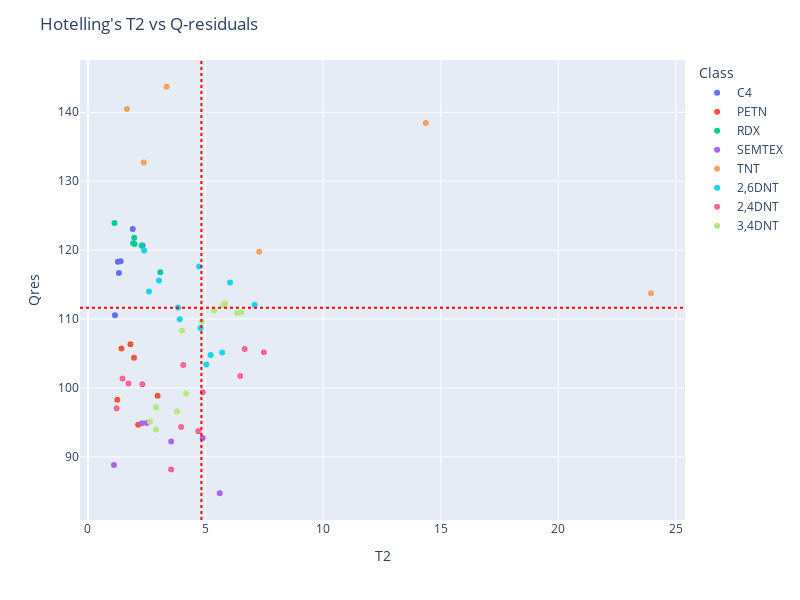

The notebook cell saved with this chart:
### Code cell
# Plot the Hotelling T2 vs Q-residuals plot
fig = px.scatter(hot_q_data, x="T2", y="Qres", hover_data={'Sample': (hot_q_data.index)},  color = "Class")
fig.add_hline(y=abs(Q_conf),line_dash="dot", line_color='Red')
fig.add_vline(x=Tsq_conf,line_dash="dot", line_color='Red')
fig.update_traces(textposition='top center')
fig.update_layout(
    height=600,
    width=800,
    title_text="Hotelling's T2 vs Q-residuals")
fig.show()

### Figure 1 — Plotly figure (JSON) as saved in the notebook; plotly's stock layout.template omitted (floating-point values rounded to 4 significant figures)
{"data": [{"customdata": [["C4_7"], ["C4_8"], ["C4_9"], ["C4_10"], ["C4_11"], ["C4_12"]], "hovertemplate": "Class=C4<br>T2=%{x}<br>Qres=%{y}<br>Sample=%{customdata[0]}<extra></extra>", "legendgroup": "C4", "marker": {"color": "#636efa", "symbol": "circle"}, "mode": "markers", "name": "C4", "orientation": "v", "showlegend": true, "textposition": "top center", "type": "scatter", "x": [1.906, 2.32, 1.148, 1.391, 1.273, 1.316], "xaxis": "x", "y": [123.1, 120.7, 110.6, 118.4, 118.3, 116.7], "yaxis": "y"}, {"customdata": [["PETN_10"], ["PETN_11"], ["PETN_12"], ["PETN_13"], ["PETN_14"], ["PETN_15"]], "hovertemplate": "Class=PETN<br>T2=%{x}<br>Qres=%{y}<br>Sample=%{customdata[0]}<extra></extra>", "legendgroup": "PETN", "marker": {"color": "#EF553B", "symbol": "circle"}, "mode": "markers", "name": "PETN", "orientation": "v", "showlegend": true, "textposition": "top center", "type": "scatter", "x": [1.248, 2.135, 1.424, 2.962, 1.808, 1.958], "xaxis": "x", "y": [98.29, 94.67, 105.7, 98.88, 106.3, 104.4], "yaxis": "y"}, {"customdata": [["RDX_9"], ["RDX_10"], ["RDX_11"], ["RDX_12"], ["RDX_13"], ["RDX_14"]], "hovertemplate": "Class=RDX<br>T2=%{x}<br>Qres=%{y}<br>Sample=%{customdata[0]}<extra></extra>", "legendgroup": "RDX", "marker": {"color": "#00cc96", "symbol": "circle"}, "mode": "markers", "name": "RDX", "orientation": "v", "showlegend": true, "textposition": "top center", "type": "scatter", "x": [3.077, 1.127, 1.922, 1.982, 1.967, 2.283], "xaxis": "x", "y": [116.8, 124.0, 121.0, 120.9, 121.8, 120.6], "yaxis": "y"}, {"customdata": [["SEMTEX_10"], ["SEMTEX_11"], ["SEMTEX_12"], ["SEMTEX_13"], ["SEMTEX_14"], ["SEMTEX_15"]], "hovertemplate": "Class=SEMTEX<br>T2=%{x}<br>Qres=%{y}<br>Sample=%{customdata[0]}<extra></extra>", "legendgroup": "SEMTEX", "marker": {"color": "#ab63fa", "symbol": "circle"}, "mode": "markers", "name": "SEMTEX", "orientation": "v", "showlegend": true, "textposition": "top center", "type": "scatter", "x": [2.498, 2.295, 3.538, 4.88, 5.603, 1.107], "xaxis": "x", "y": [94.9, 94.86, 92.24, 92.75, 84.72, 88.83], "yaxis": "y"}, {"customdata": [["TNT_8"], ["TNT_9"], ["TNT_10"], ["TNT_11"], ["TNT_12"], ["TNT_13"]], "hovertemplate": "Class=TNT<br>T2=%{x}<br>Qres=%{y}<br>Sample=%{customdata[0]}<extra></extra>", "legendgroup": "TNT", "marker": {"color": "#FFA15A", "symbol": "circle"}, "mode": "markers", "name": "TNT", "orientation": "v", "showlegend": true, "textposition": "top center", "type": "scatter", "x": [14.37, 2.372, 1.659, 7.285, 23.95, 3.347], "xaxis": "x", "y": [138.4, 132.7, 140.5, 119.8, 113.7, 143.7], "yaxis": "y"}, {"customdata": [["2,6DNT_1"], ["2,6DNT_2"], ["2,6DNT_3"], ["2,6DNT_4"], ["2,6DNT_5"], ["2,6DNT_6"], ["2,6DNT_7"], ["2,6DNT_8"], ["2,6DNT_9"], ["2,6DNT_10"], ["2,6DNT_11"], ["2,6DNT_12"]], "hovertemplate": "Class=2,6DNT<br>T2=%{x}<br>Qres=%{y}<br>Sample=%{customdata[0]}<extra></extra>", "legendgroup": "2,6DNT", "marker": {"color": "#19d3f3", "symbol": "circle"}, "mode": "markers", "name": "2,6DNT", "orientation": "v", "showlegend": true, "textposition": "top center", "type": "scatter", "x": [2.389, 4.787, 5.033, 3.022, 7.088, 4.729, 3.902, 2.594, 5.217, 5.709, 3.828, 6.043], "xaxis": "x", "y": [120.0, 108.7, 103.4, 115.6, 112.1, 117.6, 110.0, 114.0, 104.8, 105.1, 111.7, 115.3], "yaxis": "y"}, {"customdata": [["2,4DNT_1"], ["2,4DNT_2"], ["2,4DNT_3"], ["2,4DNT_4"], ["2,4DNT_5"], ["2,4DNT_6"], ["2,4DNT_7"], ["2,4DNT_8"], ["2,4DNT_9"], ["2,4DNT_10"], ["2,4DNT_11"], ["2,4DNT_12"]], "hovertemplate": "Class=2,4DNT<br>T2=%{x}<br>Qres=%{y}<br>Sample=%{customdata[0]}<extra></extra>", "legendgroup": "2,4DNT", "marker": {"color": "#FF6692", "symbol": "circle"}, "mode": "markers", "name": "2,4DNT", "orientation": "v", "showlegend": true, "textposition": "top center", "type": "scatter", "x": [4.883, 6.473, 7.482, 4.051, 6.665, 2.312, 4.69, 3.536, 3.961, 1.721, 1.469, 1.218], "xaxis": "x", "y": [99.36, 101.7, 105.2, 103.3, 105.7, 100.6, 93.71, 88.18, 94.32, 100.7, 101.4, 97.07], "yaxis": "y"}, {"customdata": [["3,4DNT_1"], ["3,4DNT_2"], ["3,4DNT_3"], ["3,4DNT_4"], ["3,4DNT_5"], ["3,4DNT_6"], ["3,4DNT_7"], ["3,4DNT_8"], ["3,4DNT_9"], ["3,4DNT_10"], ["3,4DNT_11"], ["3,4DNT_12"]], "hovertemplate": "Class=3,4DNT<br>T2=%{x}<br>Qres=%{y}<br>Sample=%{customdata[0]}<extra></extra>", "legendgroup": "3,4DNT", "marker": {"color": "#B6E880", "symbol": "circle"}, "mode": "markers", "name": "3,4DNT", "orientation": "v", "showlegend": true, "textposition": "top center", "type": "scatter", "x": [2.632, 3.789, 2.901, 2.897, 4.176, 6.346, 6.527, 4.841, 5.359, 5.757, 5.829, 4.002], "xaxis": "x", "y": [95.14, 96.6, 97.19, 93.95, 99.15, 110.9, 111.0, 109.6, 111.3, 112.0, 112.2, 108.3], "yaxis": "y"}], "layout": {"height": 600, "legend": {"title": {"text": "Class"}, "tracegroupgap": 0}, "margin": {"t": 60}, "shapes": [{"line": {"color": "Red", "dash": "dot"}, "type": "line", "x0": 0, "x1": 1, "xref": "x domain", "y0": 111.6, "y1": 111.6, "yref": "y"}, {"line": {"color": "Red", "dash": "dot"}, "type": "line", "x0": 4.824, "x1": 4.824, "xref": "x", "y0": 0, "y1": 1, "yref": "y domain"}], "title": {"text": "Hotelling's T2 vs Q-residuals"}, "width": 800, "xaxis": {"anchor": "y", "domain": [0, 1], "title": {"text": "T2"}}, "yaxis": {"anchor": "x", "domain": [0, 1], "title": {"text": "Qres"}}}}
